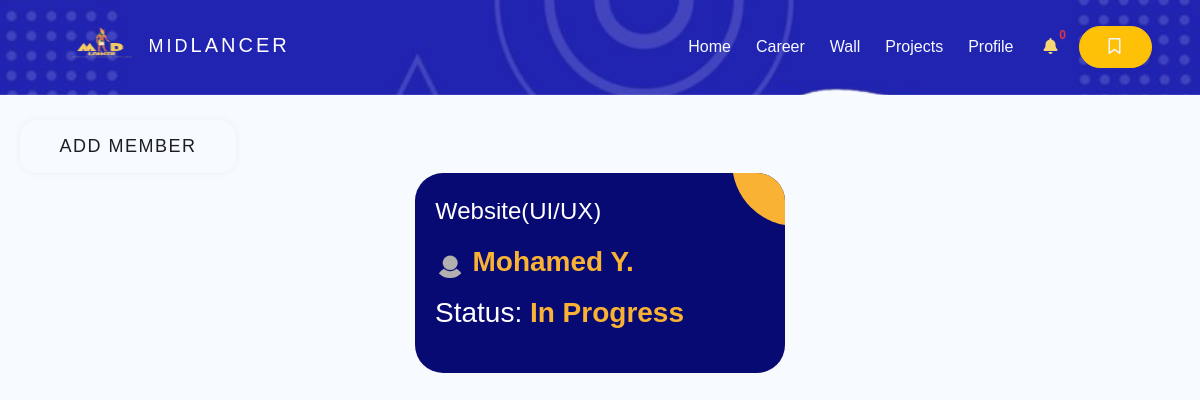
/project_details_client.php?details=35 (signed in), run on the app's committed database.
### tables this page shows
CREATE TABLE `team_member` (
  `team_member_id` int(11) NOT NULL,
  `status` varchar(250) DEFAULT 'In Progress',
  `freelancer_id` int(11) NOT NULL,
  `project_id` int(11) NOT NULL
);

CREATE TABLE `project` (
  `project_id` int(11) NOT NULL,
  `project_name` varchar(250) NOT NULL,
  `description` varchar(250) NOT NULL,
  `total_hours` int(11) NOT NULL,
  `deadline_date` date NOT NULL,
  `user_id` int(11) NOT NULL,
  `type_id` int(11) DEFAULT NULL,
  `posting` int(11) NOT NULL
);

CREATE TABLE `freelancer` (
  `freelancer_id` int(11) NOT NULL,
  `freelancer_name` varchar(255) NOT NULL,
  `email` varchar(255) NOT NULL,
  `phone_number` varchar(11) NOT NULL,
  `password` varchar(255) NOT NULL,
  `birthdate` date NOT NULL,
  `national_id` varchar(14) NOT NULL,
  `freelancer_image` longtext DEFAULT NULL,
  `job_title` varchar(255) NOT NULL,
  `available_hours` int(11) DEFAULT NULL,
  `price/hr` float DEFAULT 5,
  `link1` varchar(255) DEFAULT NULL,
  `link2` varchar(255) DEFAULT NULL,
  `freelancer_file` longtext DEFAULT NULL,
  `bio` text DEFAULT NULL,
  `premium` varchar(255) DEFAULT '0',
  `view` int(11) DEFAULT 0,
  `hidden` tinyint(1) DEFAULT 0,
  `admin_hidden` tinyint(1) DEFAULT 0,
  `career_id` int(11) NOT NULL,
  `rank_id` int(11) DEFAULT 1,
  `webssite_price` int(11) NOT NULL DEFAULT 5,
  `fl_join_date` date NOT NULL DEFAULT current_timestamp(),
  `last_seen` datetime DEFAULT current_timestamp()
);

### project_details_client.php (the view, shortened to what this page needs)
<?php
include "nav+bm.php";
$details = htmlspecialchars(strip_tags(mysqli_real_escape_string($connect, $_GET['details'])));
$join= "SELECT * FROM `team_member`
                JOIN `project` ON `project`.`project_id`=`team_member`.`project_id`
                JOIN `freelancer` ON `freelancer`.`freelancer_id`=`team_member`.`freelancer_id`
                JOIN `user` ON `user`.`user_id`=`project`.`user_id`
        WHERE `project`.`project_id` = '$details'";
$run_join=mysqli_query($connect,$join);
?>
<!DOCTYPE html>
<html lang="en">
<head>
  <link rel="stylesheet" href="https://cdnjs.cloudflare.com/ajax/libs/font-awesome/6.6.0/css/all.min.css"
 />
  <link rel="stylesheet" href="css/project details.css">
</head>
<body>
<br> <br> <br> <br> <br>
 <div class="malak">
 <button style="width: 12em;">
<a href="career.php?details=<?php echo $details?>" style="padding: 10px;">Add Member</a></button>
 </div>
    <div class="ag-courses_box">
<?php
if(mysqli_num_rows($run_join) == 0){
    ?>
<div class="container popup " style="margin-top:20vh" id="popup">
<div id="error-box">
    <div class="dot"></div>
    <div class="dot two"></div>
    <div class="face2">
        <div class="eye"></div>
        <div class="eye right"></div>
        <div class="mouth sad"></div>
    </div>
    <div class="shadow move"></div>
    <div class="message">
         <br>
         <br>
        <p>There are no current members in this project!</p>
    </div>
    <!-- <button type="submit" class="button-box">
        <h1 class="red">try again</h1>
    </button> -->
</div>
</div>
<?php }else{ ?>
      <?php foreach($run_join as $data) { ?>
      <div class="ag-courses_item ">
        <a href="" class="ag-courses-item_link">
          <div class="ag-courses-item_bg"></div>
          <div class="ag-courses-item_title">
            <div class="ag-courses-item_title">
              <h4 class="teams"><?php echo $data['project_name']?></h4>
            </div>
          </div>
          <div class="ag-courses-item_date-box">
            <h3>
            <span><img src="img/profile/<?php echo $data['freelancer_image']?>" alt="team member img"></span>
              <span class="ag-courses-item_date">
            <?php echo $data['freelancer_name']?>
              </span>
            </h3>
          </div>
          <div class="ag-courses-item_date-box">
            <h3>Status: <span class="ag-courses-item_date">
            <?php echo $data ['status']?>
              </span>
            </h3>
          </div>
          </a>
      </div>
      <?php } }?>
    </div>
</body>
</html>

### css/nav+bm.css (style rules this page uses)
:root { --primary-color: #080a74; --secondary-color: #f6d673; --Thirdly-color: #d6d9e0; --fourthly-color: #1d1d27; }
button { padding: 4px 20px; border-radius: 50px; cursor: pointer; border: 0; border-radius: 0.9em; background-color: var(--secondary-color); box-shadow: rgb(0 0 0 / 5%) 0 0 8px; letter-spacing: 1.5px; text-transform: uppercase; font-size: 15px; transition: all 0.5s ease; font-family: inherit; margin-left: 20px; }
a { text-decoration: none; color: var(--fourthly-color); }

### css/project details.css (style rules this page uses)
* { margin: 0; padding: 0; box-sizing: border-box; }
body { height: 100%; }
:root { --primary-color: #2124b1; --secondary-color: #f6d673; --Thirdly-color: #f7faff; --fourthly-color: #1d1d27; }
.teams { transform: translateY(-22%); }
body { background-color: #f7faff; font-family: "Gill Sans", "Gill Sans MT", Calibri, "Trebuchet MS", sans-serif; }
button { --color: #2124b1; font-family: inherit; display: inline-block; line-height: 2.5em; position: relative; cursor: pointer; background-color: transparent; border: none; font-size: 18px; }
.ag-courses_box { display: -webkit-box; display: -ms-flexbox; display: flex; -ms-flex-wrap: wrap; flex-wrap: wrap; width: 100%; align-items: center; justify-content: center; }
.ag-courses_item { -ms-flex-preferred-size: calc(33.33333% - 30px); flex-basis: calc(33.33333% - 30px); margin: 0 15px 30px; overflow: hidden; border-radius: 28px; }
.ag-courses-item_link { text-decoration: none; display: block; padding: 30px 20px; background-color: #080a74; overflow: hidden; position: relative; }
.ag-courses-item_title { overflow: hidden; font-weight: bold; font-size: 30px; color: hsl(0, 0%, 100%); z-index: 2; position: relative; }
span img { top: 3%; width: 9%; border-radius: 50%; position: relative; right: 0%; bottom: 10%; }
.ag-courses-item_date-box { font-size: 18px; color: #fff; padding: 5px 0; z-index: 2; position: relative; }
.ag-courses-item_date { font-weight: bold; color: #f9b234; -webkit-transition: color 0.5s ease; -o-transition: color 0.5s ease; transition: color 0.5s ease; }
h4,H3 { color:white !important; }
.ag-courses-item_bg { height: 128px; width: 128px; background-color: #f9b234; z-index: 1; position: absolute; top: -75px; right: -75px; border-radius: 50%; -webkit-transition: all 0.5s ease; -o-transition: all 0.5s ease; transition: all 0.5s ease; }

### project_details_client.php (style rules this page uses)
:root { --white: #fcfcfc; --gray: #cbcdd3; --dark: #777777; --error: #ef8d9c; --orange: #ffc39e; --success: #b0db7d; --secondary: #99dbb4; }
button, .dot { cursor: pointer; }

### data on the page
team_member: project.project_name "Website(UI/UX)", freelancer.freelancer_image (placeholder picture), freelancer.freelancer_name "Mohamed Y.", status "In Progress"

### other printed values
$notifi "0"
